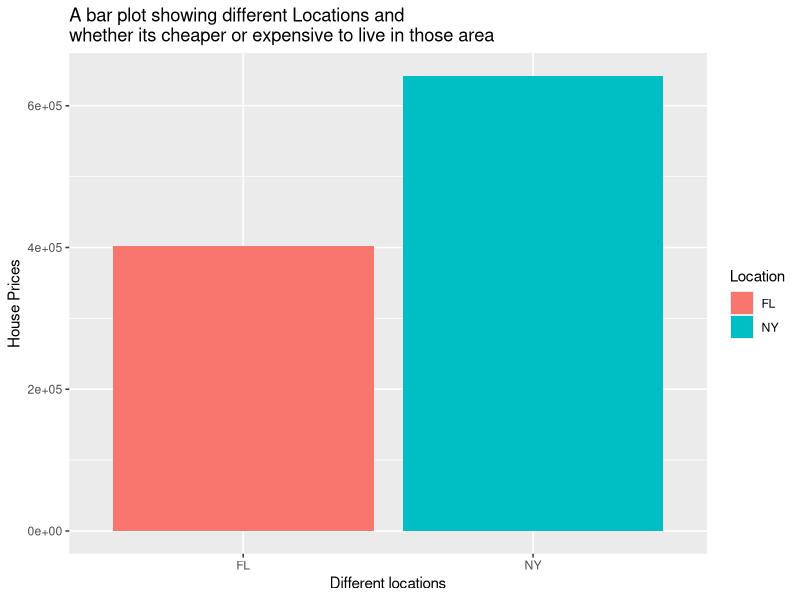
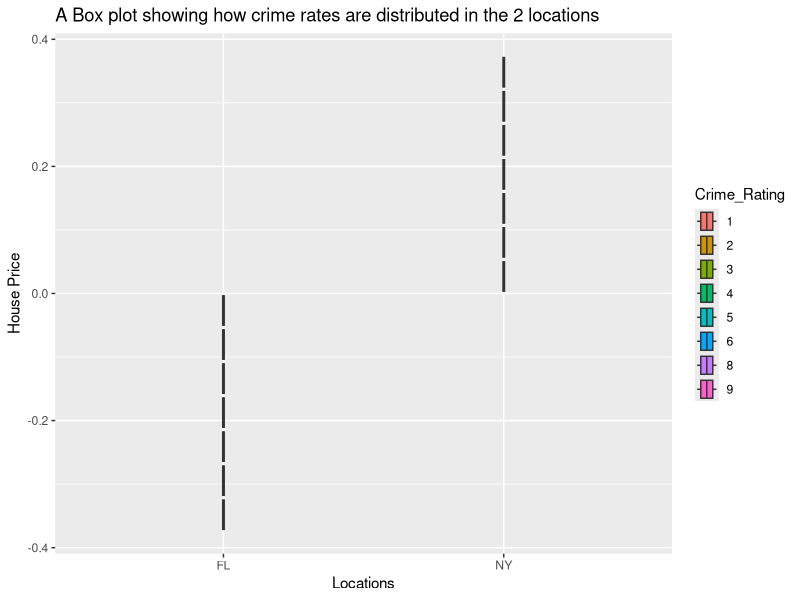
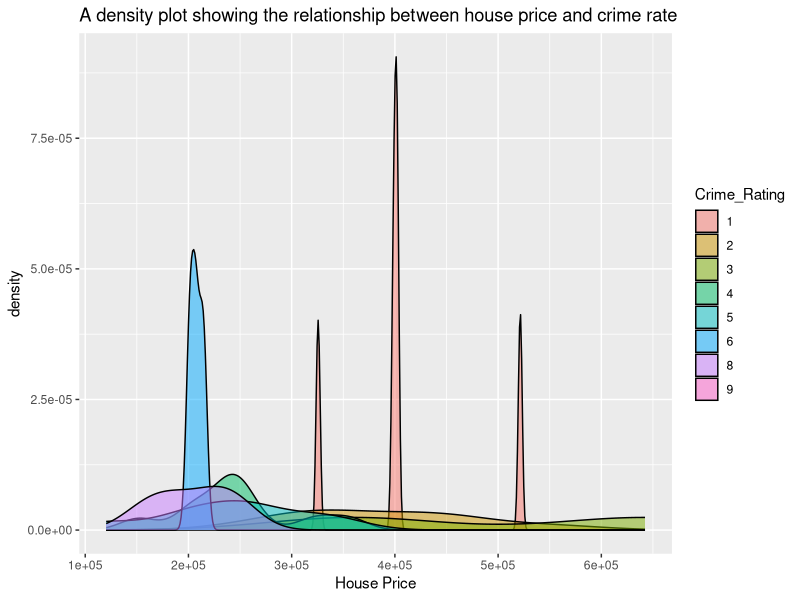
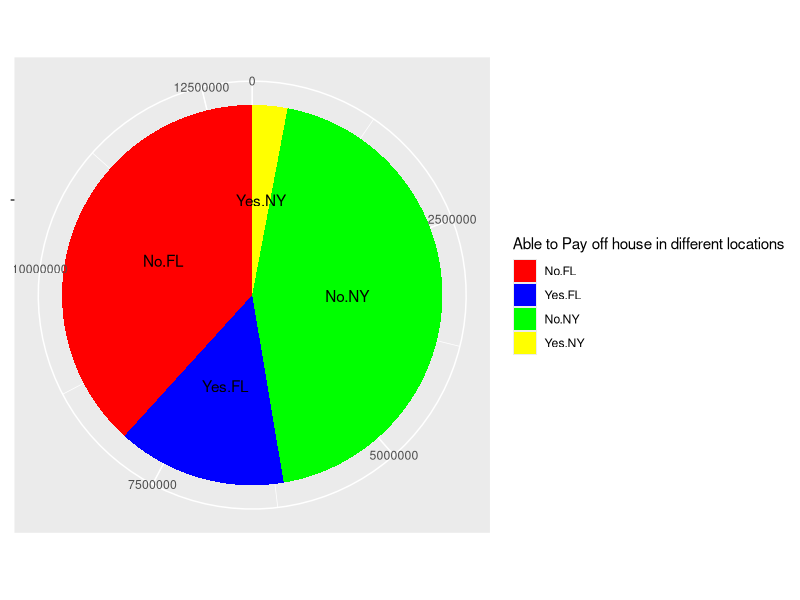

Write R code to recreate these figures, in order.
# set the working directory
setwd('~./Project-Assignment')

# load the packages and the data
library(tidyverse)# for data manipulation and visualization
library(readxl) # for reading excel files
# set the column names
column_names <- c('Location', 'Price', 'Crime_Rating')
house_data <- readxl::read_xlsx('./File for Midterm.xlsx',
                                skip = 1,
                                col_names = column_names)

# clean the data
# get the outliers using boxplot.stat()
outliers <- boxplot.stats(house_data$Price)$out

# create a clean data set
clean_house_data <- house_data %>%
  mutate(# factor Location and Crime_Rating
    Location = factor(Location),
    Crime_Rating = factor(Crime_Rating)) %>%
  # remove missing values
  remove_missing() %>%
  # select data not in outliers
  filter(!Price %in% outliers)

# a barplot for the locations
clean_house_data %>%
  ggplot(aes(x = Location, y = Price, fill = Location)) +
  geom_bar(position = 'dodge', stat = 'identity') +
  labs(title = 'A bar plot showing different Locations and \nwhether its cheaper or expensive to live in those area',
       x = 'Different locations', y = 'House Prices')

# a box plot for different crimes rate
clean_house_data %>%
  ggplot(aes(x = Location, fill = Crime_Rating)) +
  geom_boxplot() +
  labs(title = 'A Box plot showing how crime rates are distributed in the 2 locations',
       x = 'Locations', y = 'House Price')

# a density plot for relationship between crime rate and house price
clean_house_data %>%
  ggplot(aes(x = Price, fill = Crime_Rating)) +
  geom_density(alpha = .5) +
  labs(title = 'A density plot showing the relationship between house price and crime rate',
       x = 'House Price')

# lowest amount she will have if she move in FL
low_amt <- 175000
# highest amount she will have when she moves to NY
high_amt <- 220000
# create a factor variable called 'able to pay' with "yes" and "no" levels
clean_house_data$Able_To_Pay <-
  ifelse(test = clean_house_data$Price <= high_amt,
         yes = 'Yes',
         no = 'No')
# create a pie chart to show which are has high chance of being able to pay
clean_house_data %>%
  aggregate(Price ~ Able_To_Pay + Location, sum) %>%
  # make the piechart
  ggplot(aes(
    x = '',
    y = Price,
    fill = interaction(Able_To_Pay, Location),
    label = interaction(Able_To_Pay, Location)
  )) +
  geom_bar(stat = 'identity', width = 1) +
  coord_polar('y', start = 0) +
  scale_fill_manual(values = c('red', 'blue', 'green', 'yellow')) +
  geom_text(position = position_stack(vjust = 0.5)) +
  labs(fill = 'Able to Pay off house in different locations', x = NULL, y = NULL)
